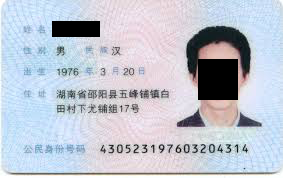
#> input picture opencv/image/sfz1.png, 283 x 178 px
$ python '识别身份证上的号码.py'
#> lines starting #> are read from the running program, lines starting #| are printed output that depends on the picture; after the words box and inside, x2 and y2 are one past the last pixel; in counts of white or black regions, pixels touching at a corner belong together
import cv2  # 导入OpenCV库，用于图像处理和计算机视觉
import numpy as np  # 导入NumPy库，用于数值计算和数组操作
import matplotlib.pyplot as plt  # 导入Matplotlib，用于显示图像和调试结果
import pytesseract  # 导入Tesseract OCR引擎，用于文字识别
from PIL import Image  # 导入PIL库，用于图像格式转换


debug = 1  # 调试模式开关：1=开启（保存中间图像并显示结果），0=关闭
# 配置Tesseract OCR引擎的可执行文件路径
pytesseract.pytesseract.tesseract_cmd=r'D:\TesseractOCR\tesseract.exe'


def preprocess(gray):
    """
    图像预处理函数：对灰度图进行二值化和膨胀操作，
    目的是突出文本区域，使其在图像中形成明显的连通块。

    参数：
        gray: 输入灰度图像（单通道）
    返回：
        dilation: 膨胀后的二值图像
    """
    # 二值化：将灰度图转为黑白图，大于180的像素置0（黑），小于180的置255（白）
    # 使用THRESH_BINARY_INV反转，使文字区域变为白色（前景），背景为黑色
    ret, binary = cv2.threshold(gray, 180, 255, cv2.THRESH_BINARY_INV)

    # 创建膨胀核：15x10的矩形结构元素，水平方向更长，用于连接水平方向上的文字字符
    ele = cv2.getStructuringElement(cv2.MORPH_RECT, (15, 10))

    # 膨胀操作：将白色区域向外扩张，使相邻的文字字符连成一片，形成完整文本块
    dilation = cv2.dilate(binary, ele, iterations=1)

    # 保存中间结果到文件，供调试查看
    cv2.imwrite("binary.jpg", binary)      # 二值化结果
    cv2.imwrite("dilation.jpg", dilation)  # 膨胀后结果

    return dilation


def findTextRegion(img):
    """
    在膨胀后的二值图像中查找文本区域（身份证号码所在位置）。
    通过轮廓检测和几何特征筛选，定位符合身份证号码特征的区域。

    参数：
        img: 膨胀后的二值图像
    返回：
        region: 符合条件的文本区域边界框列表（每个框为4个顶点坐标）
    """
    region = []  # 保存所有符合条件的文本区域边界框

    # 查找轮廓：使用RETR_TREE（树形层级）和CHAIN_APPROX_SIMPLE（压缩水平/垂直段）
    contours, hierarchy = cv2.findContours(img, cv2.RETR_TREE, cv2.CHAIN_APPROX_SIMPLE)

    # 遍历每个找到的轮廓
    for i in range(len(contours)):
        cnt = contours[i]  # 当前轮廓

        # 计算轮廓面积，过滤掉太小的噪点（面积小于300像素的轮廓直接跳过）
        area = cv2.contourArea(cnt)
        if area < 300:
            continue

        # 轮廓近似：用更少的顶点逼近轮廓形状，epsilon为最大逼近精度
        epsilon = 0.001 * cv2.arcLength(cnt, True)  # 基于轮廓周长的1‰
        approx = cv2.approxPolyDP(cnt, epsilon, True)

        # 获取轮廓的最小外接矩形（带旋转角度）
        rect = cv2.minAreaRect(cnt)
        # 将矩形转为4个顶点坐标
        box = cv2.boxPoints(rect)
        # 坐标转换为整型
        box = box.astype(np.int32)

        # 计算边界框的高度和宽度（取顶点0和顶点2的差值）
        height = abs(box[0][1] - box[2][1])
        width = abs(box[0][0] - box[2][0])

        # 筛选条件1：排除竖立的长条（高度 > 宽度×1.2 的认为是竖排文字或噪声）
        if (height > width * 1.2):
            continue
        # 筛选条件2：排除过长的条形（宽度 > 高度×18，太扁的轮廓不可能是号码区域）
        if (height * 18 < width):
            continue

        # 筛选条件3：宽度超过图像宽度的一半，且高度超过图像高度的1/20
        # 身份证号码通常是图像中较宽的水平区域
        if(width > img.shape[1] / 2 and height > img.shape[0] / 20):
            region.append(box)  # 将符合条件的区域加入列表

    return region


def grayImg(img):
    """
    将彩色图像区域放大并转为灰度图，然后使用Otsu自适应阈值二值化。
    目的是提高OCR识别精度。

    参数：
        img: 输入的彩色图像区域
    返回：
        gray: 处理后的灰度/二值图像
    """
    # 将图像放大3倍，提高小文字的分辨率，使OCR识别更准确
    gray = cv2.resize(img, (img.shape[1] * 3, img.shape[0] * 3), interpolation=cv2.INTER_CUBIC)

    # 将彩色图像转换为灰度图（单通道）
    gray = cv2.cvtColor(gray, cv2.COLOR_BGR2GRAY)

    # 使用Otsu自适应阈值二值化：自动计算最优阈值，将灰度图转为黑白图
    retval, gray = cv2.threshold(gray, 120, 255, cv2.THRESH_BINARY + cv2.THRESH_OTSU)
    return gray


def detect(img):
    """
    检测身份证图像中的号码区域，并提取该区域进行预处理。
    这是核心函数，整合了去噪、灰度转换、膨胀、轮廓检测和区域提取。

    参数：
        img: 输入的身份证彩色图像（已缩放到标准尺寸）
    返回：
        idImg: 提取并预处理后的身份证号码区域图像
    """
    # 使用快速非局部均值去噪算法去除彩色图像噪声
    # 参数：图像, 无, 滤波强度h=10, hForColor=3, templateWindowSize=3, searchWindowSize=3
    gray = cv2.fastNlMeansDenoisingColored(img, None, 10, 3, 3, 3)

    # 自定义灰度转换系数：提取RGB通道中的G和B通道分量（系数[0,1,1]）
    # 即：gray = 0*R + 1*G + 1*B（忽略红色通道，仅使用绿蓝通道的和）
    coefficients = [0, 1, 1]
    m = np.array(coefficients).reshape((1, 3))  # 转为1×3的变换矩阵
    gray = cv2.transform(gray, m)  # 执行颜色通道线性变换

    if debug:
        cv2.imwrite("gray.jpg", gray)  # 保存灰度图用于调试

    # 预处理：二值化 + 膨胀，使文字区域连成块
    dilation = preprocess(gray)

    # 在膨胀图上检测文本区域轮廓
    region = findTextRegion(dilation)

    # 遍历找到的所有候选区域
    li = 0  # 计数器，用于命名保存的图片文件
    for box in region:
        # 计算该区域的高度和宽度
        h = abs(box[0][1] - box[2][1])
        w = abs(box[0][0] - box[2][0])

        # 提取所有顶点的X坐标和Y坐标
        Xs = [i[0] for i in box]
        Ys = [i[1] for i in box]

        # 计算区域的左上角坐标
        x1 = min(Xs)
        y1 = min(Ys)

        # 在原图上绘制绿色边框，标记检测到的候选区域（调试用）
        cv2.drawContours(img, [box], 0, (0, 255, 0), 2)

        # 最终筛选：宽高都大于0，且区域在图像左半部分
        # (身份证号码通常在身份证图像的左半侧)
        if w > 0 and h > 0 and x1 < gray.shape[1] / 2:
            # 从原图中裁剪出号码区域，然后放大并二值化处理
            idImg = grayImg(img[y1:y1 + h, x1:x1 + w])
            cv2.imwrite(str(li) + ".jpg", idImg)  # 保存号码区域图片
            break  # 只取第一个符合条件的区域（即最可能的号码区）
        li += 1

    if debug:
        cv2.imwrite("contours.jpg", img)  # 保存标有轮廓的调试图

    return idImg


def ocrIdCard(imgPath, realId=""):
    """
    身份证OCR识别主函数：读取身份证图片，定位号码区域，执行文字识别。

    参数：
        imgPath: 身份证图片的文件路径
        realId: 真实的身份证号码（用于对比识别结果，评估准确率，可选）

    工作流程：
        1. 读取图像并缩放到标准尺寸
        2. 检测号码区域
        3. 使用Tesseract OCR引擎进行中文识别
        4. 输出真实号码和识别结果
        5. 调试模式下显示所有中间处理步骤的图像
    """
#> called with imgPath = '../image/sfz1.png', realId = '430523197603204314'
    # 以彩色模式读取身份证图像
    img = cv2.imread(imgPath, cv2.IMREAD_COLOR)
#> img is the input picture: shape (178, 283, 3); mean B, G, R 207.7, 196, 190.6

    # 将图像缩放到统一尺寸 428×270 像素（身份证标准宽高比）
    # INTER_CUBIC 是三次插值法，缩放质量较高
    img = cv2.resize(img, (428, 270), interpolation=cv2.INTER_CUBIC)
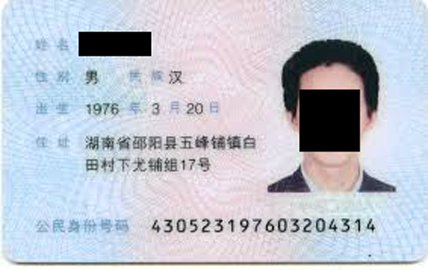
#> img: shape (270, 428, 3); mean B, G, R 207.7, 196.1, 190.7

    # 调用detect函数检测并提取身份证号码区域
    idImg = detect(img)
#> in detect, `gray = cv2.transform(gray, m)`:
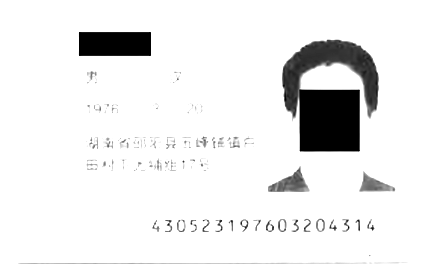
#> gray: shape (270, 428); min 0, max 255, mean 234.9
#> in preprocess, `ret, binary = cv2.threshold(gray, 180, 255, cv2.THRESH_BINARY_INV)`:
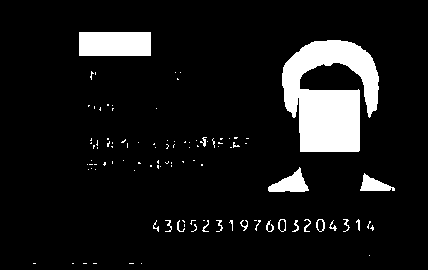
#> binary: shape (270, 428); 9.1% white; 104 white regions (85 under 20 px), largest, box (x1, y1, x2, y2) and area: (282, 40, 379, 152) 7068, (79, 32, 151, 56) 1728, (268, 167, 309, 192) 528
#> in preprocess, `dilation = cv2.dilate(binary, ele, iterations=1)`:
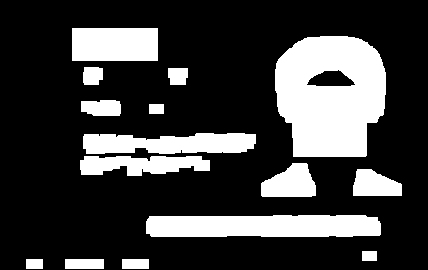
#> dilation: shape (270, 428); 24.3% white; 15 white regions
#> in findTextRegion, `contours, hierarchy = cv2.findContours(img, cv2.RETR_TREE, cv2.CHAIN_A..`: contours = 16 contours; largest, box (x1, y1, x2, y2) and area: (275, 36, 386, 157) 10993, (146, 215, 381, 237) 4645, (83, 133, 256, 154) 2788, (72, 28, 158, 61) 2720, (80, 156, 210, 176) 1776
#> the loop in findTextRegion, `for i in range(len(contours)):` made 16 passes
#> (area, epsilon, rect, box, height, width) on passes 5, 6, 7, 8, 9, 11: (4645, 0.506, ((263, 225.5), (21, 234), -90), [[380, 236], [146, 236], [146, 215], [380, 215]], 21, 234), (964.5, 0.137, ((377, 182), (26, 48), -90), [[401, 195], [353, 195], [353, 169], [401, 169]], 26, 48), (1304.5, 0.157, ((288, 179.5), (33, 54), -90), [[315, 196], [261, 196], [261, 163], [315, 163]], 33, 54), (1776, 0.335, ((144.5, 165.5), (19, 129), -90), [[209, 175], [80, 175], [80, 156], [209, 156]], 19, 129), (2788.5, 0.411, ((169, 143.1), (172.1, 19.8), -0.512), [[83, 153], [82, 134], [254, 132], [255, 152]], 21, 171), (521, 0.105, ((100.5, 107.5), (15, 39), -90), [[120, 115], [81, 115], [81, 100], [120, 100]], 15, 39)
#> (cnt, area) on passes 1, 3, 4, 10: ([[122, 259], [122, 268], [148, 268], [148, 259]], 234), ([[26, 259], [26, 268], [42, 268], [42, 259]], 144), ([[362, 251], [362, 260], [376, 260], [376, 251]], 126), ([[149, 104], [149, 113], [163, 113], [163, 104]], 126)
#> after the loop in findTextRegion, `for i in range(len(contours)):`: region = [[[380, 236], [146, 236], [146, 215], [380, 215]]]
#> the loop in detect, `for box in region:` made 1 pass
#> (box, h, w, Xs, Ys, x1, y1, retval in grayImg) on pass 1: ([[380, 236], [146, 236], [146, 215], [380, 215]], 21, 234, [380, 146, 146, 380], [236, 236, 215, 215], 146, 215, 139)
#> pass 1, in grayImg, `gray = cv2.resize(img, (img.shape[1] * 3, img.shape[0] * 3), interpola..`:
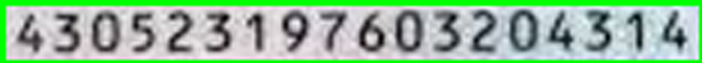
#> gray: shape (63, 702, 3); mean of channels 0, 1, 2 152, 186.2, 146.7; drawn as B, G, R
#> pass 1, in grayImg, `gray = cv2.cvtColor(gray, cv2.COLOR_BGR2GRAY)`:
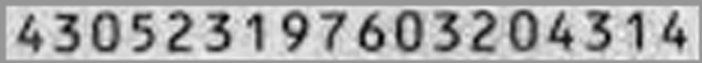
#> gray: shape (63, 702); min 0, max 247, mean 170.5
#> pass 1, in grayImg, `retval, gray = cv2.threshold(gray, 120, 255, cv2.THRESH_BINARY + cv2.T..`:
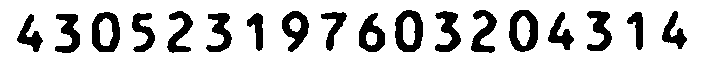
#> gray: shape (63, 702); 79.1% white; 18 black regions, largest, box (x1, y1, x2, y2) and area: (395, 10, 423, 52) 700, (509, 10, 538, 52) 699, (92, 12, 120, 52) 662
#> after the loop in detect, `for box in region:`: li = 0

    # 将OpenCV图像（NumPy数组）转换为PIL Image对象，供pytesseract使用
    image = Image.fromarray(idImg)

    # 指定Tesseract语言数据目录（存放chi_sim中文简体语言包）
    tessdata_dir_config = '--tessdata-dir D:\\TesseractOCR\\tessdata'

    # 使用Tesseract进行OCR文字识别
    # lang='chi_sim'：使用简体中文语言包
    # config=tessdata_dir_config：指定语言数据目录
    result = pytesseract.image_to_string(image, lang='chi_sim', config=tessdata_dir_config)

    # 打印真实号码（用于对照）和OCR识别的号码
    print("真实号码：", realId)
    print("识别号码：", result)

    # 调试模式：使用Matplotlib显示各处理步骤的图像
    if debug:
        f, axarr = plt.subplots(2, 3)  # 创建2行3列的子图布局

        # 第1行：原始图像、灰度图、二值图
        axarr[0][0].imshow(cv2.imread(imgPath))       # 原图
        axarr[0][1].imshow(cv2.imread("gray.jpg"))    # 灰度图
        axarr[0][2].imshow(cv2.imread("binary.jpg"))  # 二值图
        # 第2行：膨胀图、轮廓标记图、号码区域图
        axarr[1][0].imshow(cv2.imread("dilation.jpg"))    # 膨胀图
        axarr[1][1].imshow(cv2.imread("contours.jpg"))    # 标有轮廓的图

        # 在最后一个子图上显示真实号码和识别号码作为标题
        axarr[1, 2].set_title("真实号码:" + realId + "\n识别号码:" + result)
        axarr[1, 2].imshow(cv2.imread("0.jpg"))  # 最终提取的号码区域

        plt.show()  # 显示所有图像


# 程序入口：执行身份证号码识别
# 测试图片：image/sfz1.png，真实号码：430523197603204314
ocrIdCard("../image/sfz1.png", "430523197603204314")
#> (the call stopped at in ocrIdCard, `result = pytesseract.image_to_string(image, lang='chi_sim', config=tes..`: pytesseract is not available in this run)
